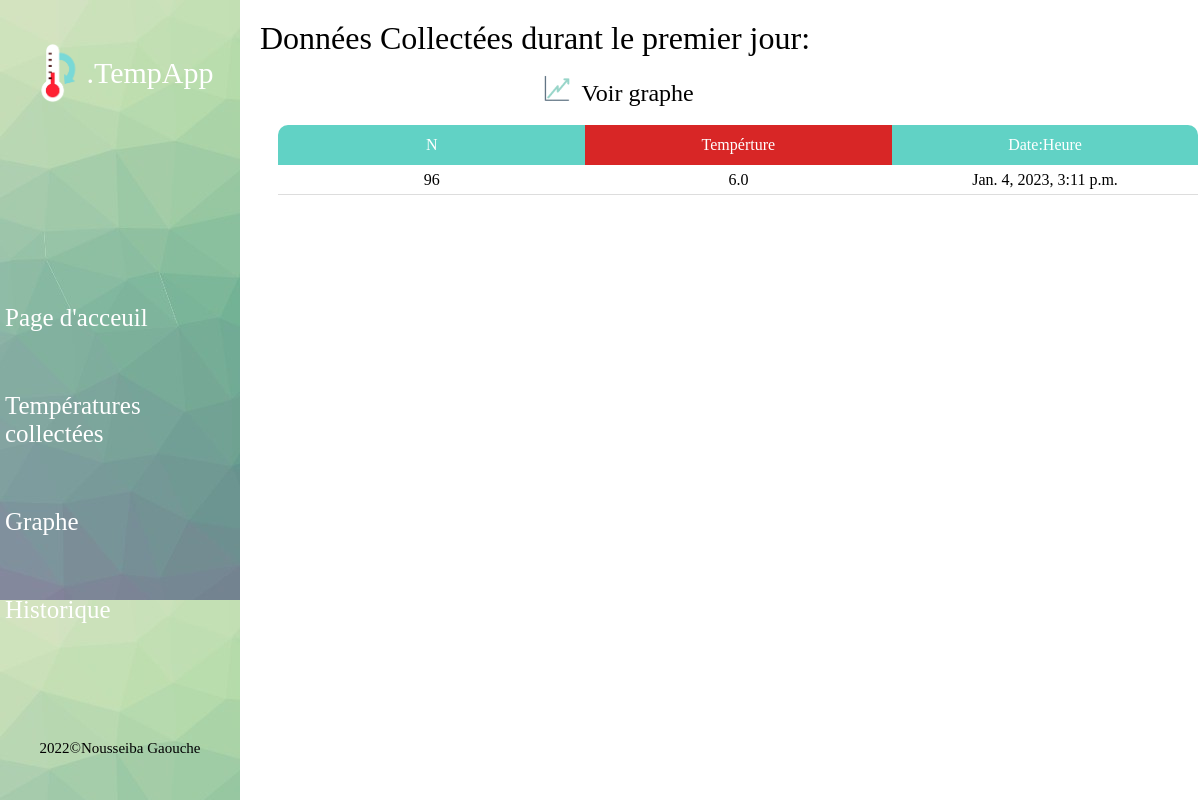
Before: /jr3/ with the older database file.
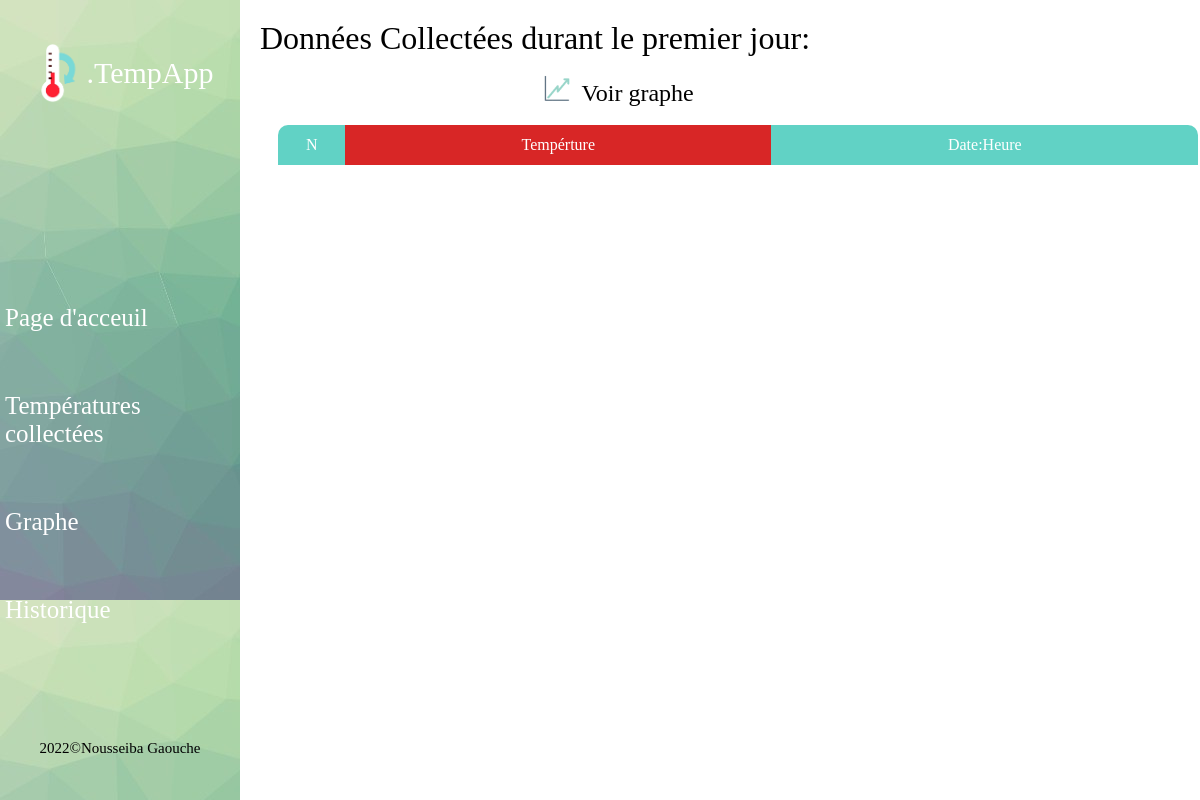
After: the same page with the newer database file.
### app/models.py (models this page shows, shortened)
class Dht(models.Model):
    temp = models.FloatField(null=True)
    dt = models.DateTimeField(auto_now_add=True,null=True)

### app/views.py (the view)
# urls.py: path('jr3/', views.data72, name='jr3'),
def data72(request):
    jr3 = Dht.objects.all()[64:96]
    s3={'jr3':jr3}
    return render(request, 'jour3.html',s3)

### app/templates/jour3.html (shortened to what this page needs)
<!DOCTYPE html>
{% load static %}
<html lang="en">
  <head>
    <link rel="stylesheet" href="{% static 'css/index2-3.css'%}"  />
  </head>
  <body>
    <div class="container">
      <div class="menu">
        <div class="logo">
          <img src="{% static 'images/thermo1.png'%}" width="60px"/>
          <p><a href="{% url 'data'%}"><h2>.TempApp</h2></p>
        </div>
        <ul>
          <li><a href="{% url 'data'%}">Page d'acceuil</a></li>
          <li><a href="{% url 'data2'%}">Températures collectées </a></li>
          <li><a href="{% url 'data3'%}">Graphe</a></li><br>
          <li><a href="{% url 'historique'%}">Historique</a></li>
        </ul>
        <span>2022©Nousseiba Gaouche</span>
      </div>
      <div class="stats-container">
        <div class="table-container">
          <h1 style="margin-bottom: 10px">Données Collectées durant le premier jour:</h1>
          <span class="titre"><img src="{% static 'images/gra.png'%}" width="40px" /><a href="{% url 'jr3Graphe'%}"> Voir graphe </a></span>
          <table>
            <tr>
              <th class="n">N</th>
              <th class="temp">Tempérture</th>
              <th class="date">Date:Heure</th>
            </tr>
            <tbody>
              {% for i in jr3 %}
                <tr>
                <td>{{i.id}}</td>
                <td>{{i.temp}}</td>
                <td>{{i.dt}}</td>
              {%endfor%}
            </tbody>
          </table>
        </div>
      </div>
    </div>
  </body>
</html>

### app/static/css/index2-3.css (style rules this page uses)
* { padding: 0; margin: 0; box-sizing: border-box; font-family: "Roboto Condensed", sans-serif; font-family: fangsong; font-weight:500; }
.container { display: flex; align-items: center; height: 100vh; }
.logo { display: flex; align-items: center; justify-content: center; color: white; font-weight: bolder; font-size: 20px; }
.menu { background-image: url("../images/back1.jpg"); height: 100%; display: flex; flex-direction: column; align-items: center; justify-content: space-around; position: fixed; width : 20%; }
li { margin: 30px 5px; color: white; font-size: 25px; display: inline-block; }
span { color: black; font-size: 15px; }
.stats-container { padding: 20px; width: 80%; height: 100%; display: flex; flex-direction: column; margin-left: auto; }
.table-container { height: 50%; }
table { border-collapse: collapse; width: 100%; text-align: center; margin: 2%; }
th { color: white; height: 40px; }
.n { background-color: #61d2c5; border-top-left-radius: 10px; }
.temp { background-color: #D82626; }
.date { background-color: #61d2c5; border-top-right-radius: 10px; }
a { text-decoration: none; color: white; font-size:x-larger; }
.titre a { font-size:x-large; text-align:center; color: black; border:1px; }
.titre { padding:30%; margin-top:20%; text-align:center; align-items: center; justify-content: center; }

Changed rows visible on the page:
removed Dht: id "96", temp "6.0", dt "Jan. 4, 2023, 3:11 p.m."
